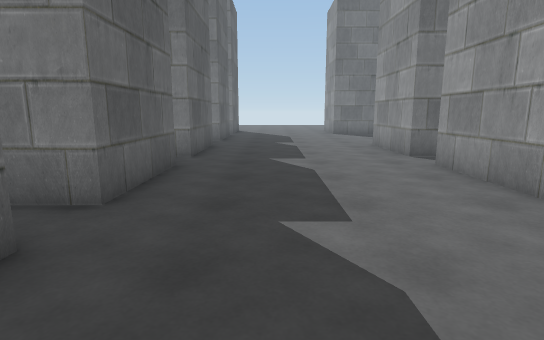
[1] (above)

24 first-person views from a walk through a 3-D level made in the Unity game engine. The camera is 1.3 m above the floor, tilts 10° down and sees 80° across. The floor is counted in squares, 1 m on a side. Each view is taken from the middle of a square. On the plan, view 1 faces up. The plan holds only what a view shows up to about 14 squares ahead; the rest is blank. The place goes on beyond the plan.

[2]
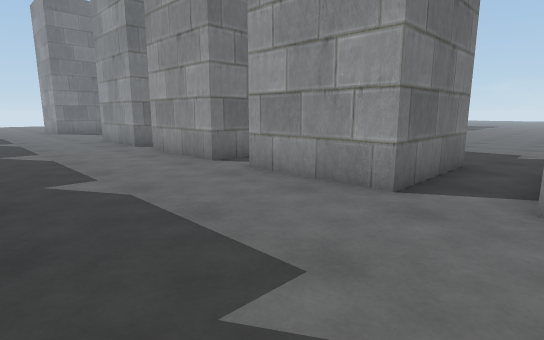

[3]
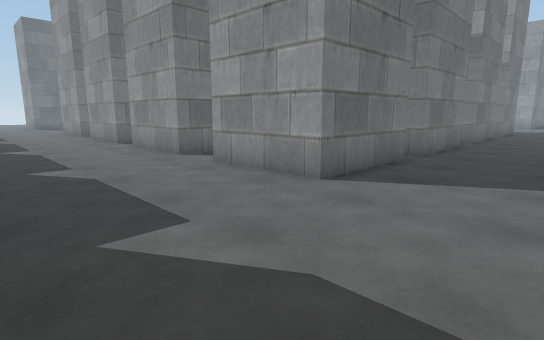

[4]
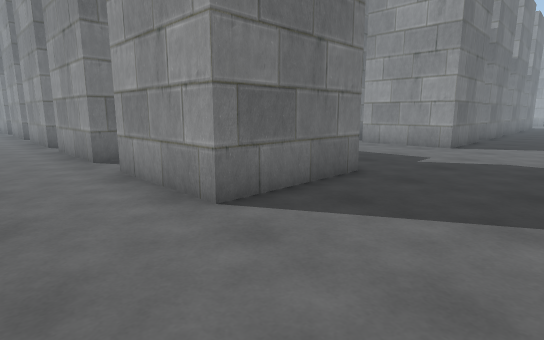

[5]
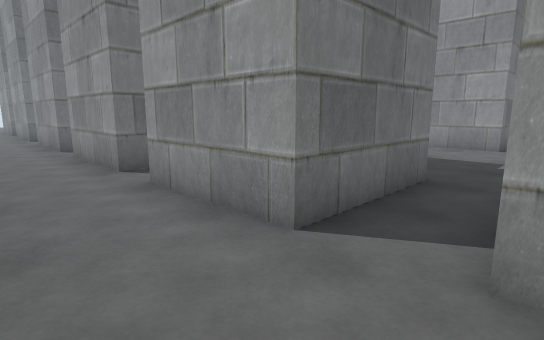

[6]
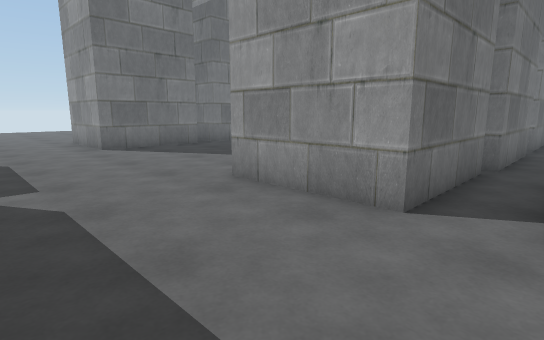

[7]
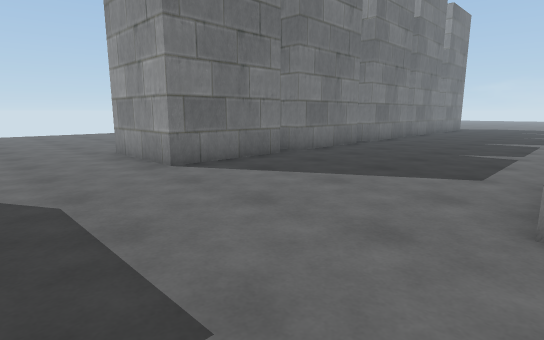

[8]
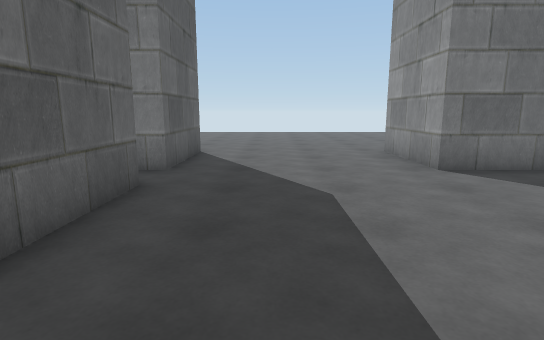

[9]
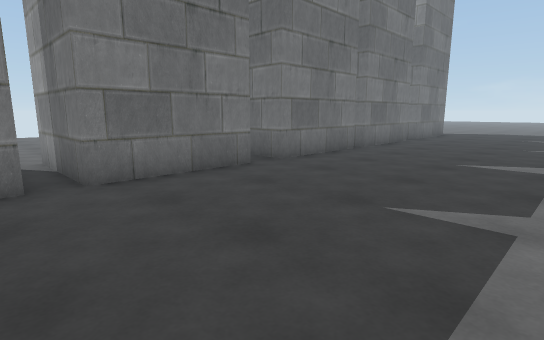

[10]
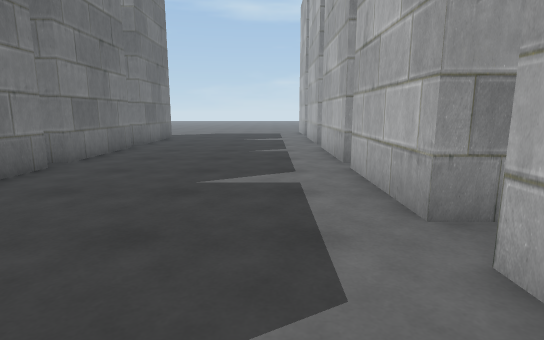

[11]
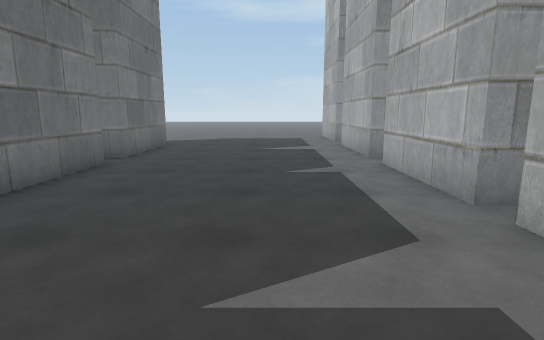

[12]
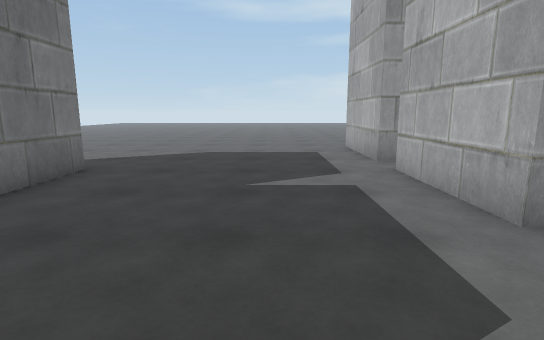

[13]
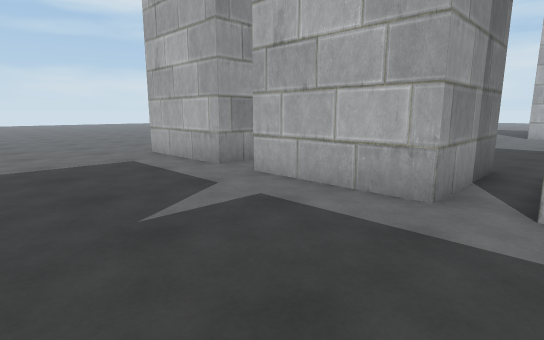

[14]
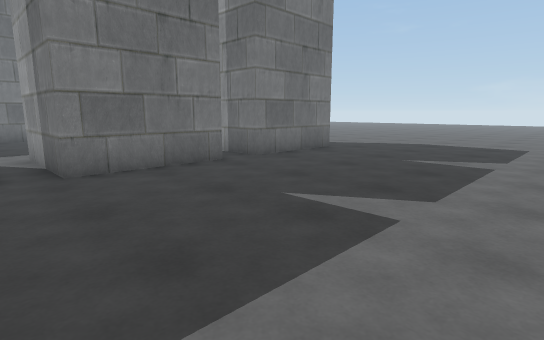

[15]
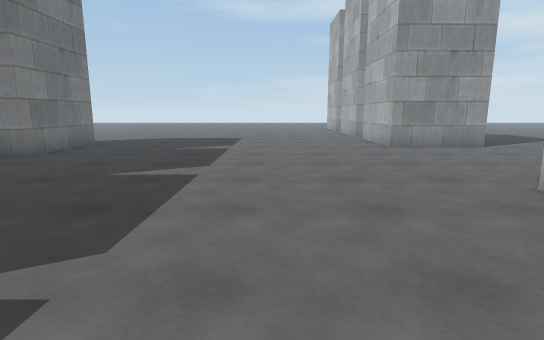

[16]
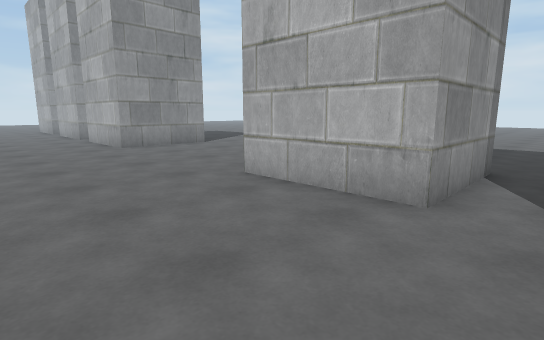

[17]
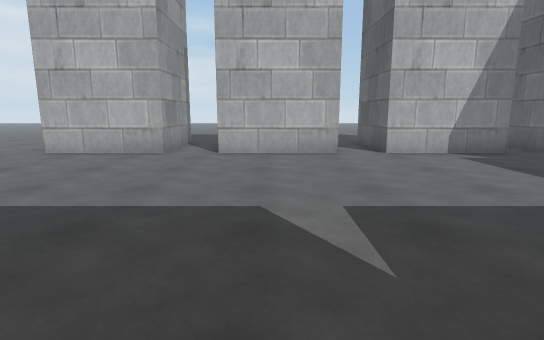

[18]
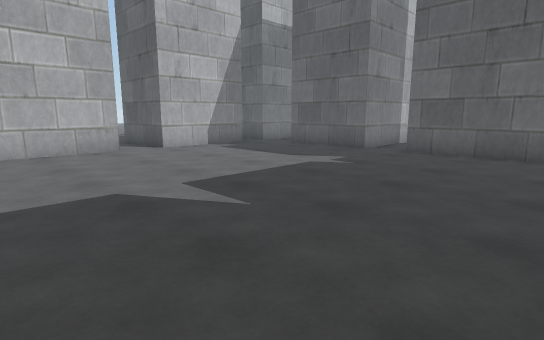

[19]
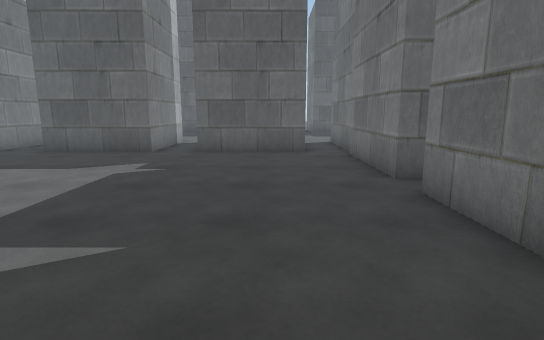

[20]
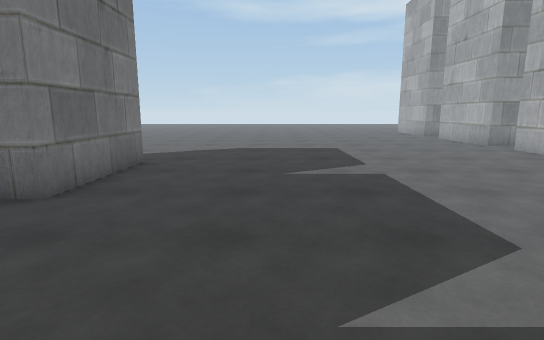

[21]
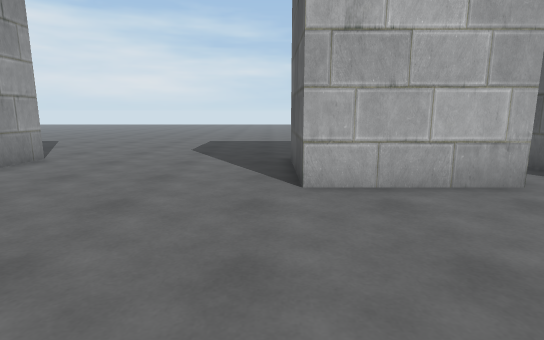

[22]
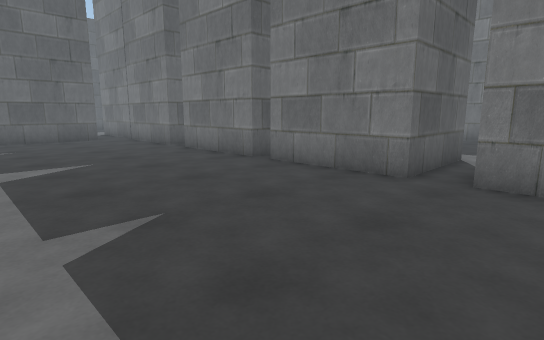

[23]
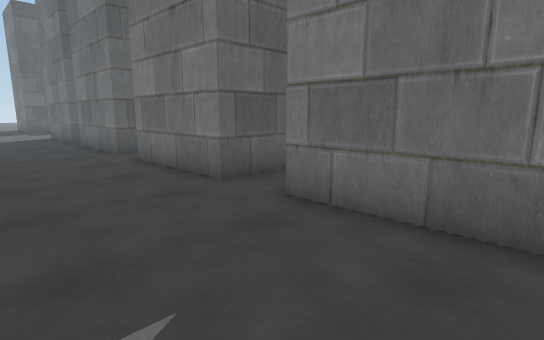

[24]
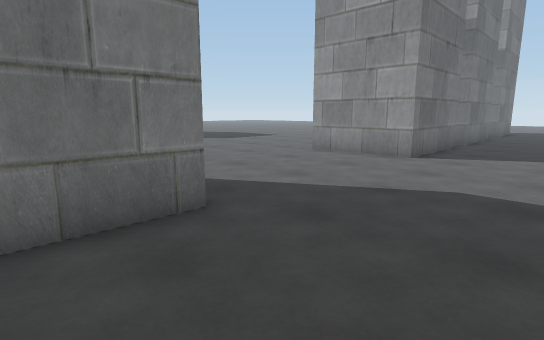

### Floor plan
Points are (right, up) in squares from view 1. A wall is a line through its corners. A room is listed if a view was taken in it or the views show most of it. See-through windows are left out.
Room 1 (views 1, 2, 3, 4, 5, 6, 7, 8, 9, 10, 11, 12, 13, 14, 15, 16, 17, 18, 19, 20, 21, 22, 23, 24)
walls: (17.7, 9.5) (13.8, 9.5); (12.6, 10.2) (12.6, 9.5) (8.7, 9.5); (13.8, 12.2) (13.8, 13.1) (17.8, 13.1); (18.5, 13.1) (22.4, 13.1) (22.4, 9.5) (18.4, 9.5); (12, 13.1) (12.6, 13.1); (8.1, 8.2) (8.1, 4.4); (8.1, 9.7) (4.1, 9.7) (4.1, 13.4); (14.8, -2.6) (18.9, -2.6); (5.5, 4.5) (4.1, 4.5) (4.1, 8.1); (20.5, -2.6) (24.5, -2.6) (24.5, -6.2) (20.5, -6.2) (20.5, -2.6); (27.5, 9.5) (23.6, 9.5) (23.6, 13.1) (27.5, 13.1); (4.8, 2.9) (8.1, 2.9) (8.1, -0.7) (4.1, -0.7) (4.1, 3); (18.8, -4.2) (18.8, -6.2) (14.8, -6.2) (14.8, -5.8); (17.8, 20.4) (13.8, 20.4) (13.8, 21.8); (9.2, -2.6) (13.3, -2.6) (13.3, -6.2) (9.3, -6.2); (12.6, 20.4) (8.7, 20.4); (22.5, 20.4) (18.5, 20.4) (18.5, 21); (7.9, 20.4) (3.8, 20.4) (3.8, 24.1); (5.4, -2.6) (7.6, -2.6); (8.1, -6.2) (4.1, -6.2) (4.1, -2.5); (32.8, 9.5) (28.8, 9.5) (28.8, 13.1) (32.8, 13.1); (27.5, 20.4) (23.6, 20.4) (23.6, 21); (-2.4, 8.1) (-2.4, 4.5) (-3.8, 4.5); (-2.4, 13.4) (-2.4, 9.7) (-3, 9.7); (-2.4, -0.7) (-6.4, -0.7) (-6.4, 3); (-2.4, 18.9) (-2.4, 15.8); (-5.6, 4.5) (-6.4, 4.5) (-6.4, 8.1); (-5.9, 9.7) (-6.4, 9.7) (-6.4, 13.4); (-2.4, -6.2) (-6.4, -6.2) (-6.4, -2.5); (36.8, -3.6) (36.8, -2.6) (38.2, -2.6); (35.5, -6.2) (31.5, -6.2) (31.5, -2.6) (35.5, -2.6); (-2.4, 24.1) (-2.4, 20.4) (-3.1, 20.4); (38.4, -6.2) (36.8, -6.2) (36.8, -5.8)

Positions as (right, up) in squares from view 1, and headings:
1: (0, 0), facing up
2: (-1, -3), facing up-right
3: (-1, -10), facing up-right
4: (-9, -10), facing up-right
5: (-9, -3), facing up-right
6: (0, 8), facing up-right
7: (0, 13), facing up-right
8: (0, 13), facing up
9: (7, 14), facing up-right
10: (10, 15), facing right
11: (14, 16), facing right
12: (20, 16), facing right
13: (22, 18), facing down-right
14: (22, 2), facing up-right
15: (19, 2), facing right
16: (19, 2), facing down-right
17: (17, 8), facing down
18: (19, 9), facing down-left
19: (19, 7), facing left
20: (24, 6), facing right
21: (25, 3), facing down
22: (25, 3), facing up-left
23: (24, -10), facing up-left
24: (22, -10), facing up-right
